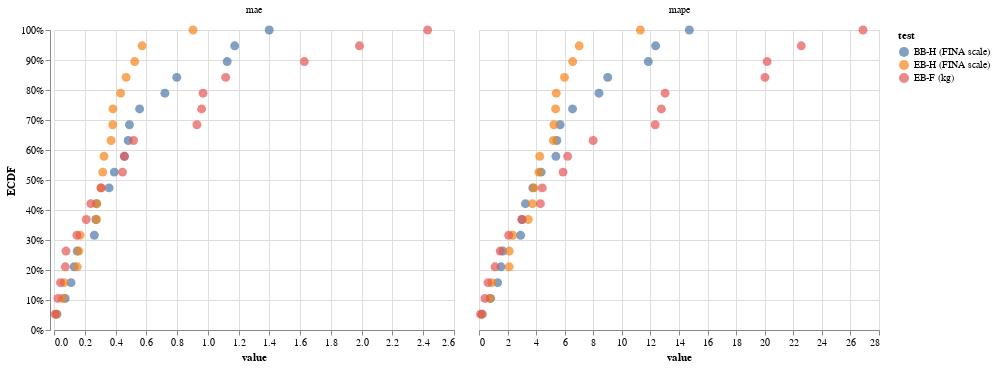

Notebook source saved alongside this figure:
### Code cell
alt.Chart().mark_circle(size=80).encode(
    alt.X("value"),
    alt.Y("ECDF", axis=alt.Axis(format="%")),
    alt.Color("test", sort=test_cols_order),
).facet(data=ecdf, column=alt.Column("variable", title=None)).resolve_scale(
    x="independent"
)

### Figure 1 — Vega-Lite specification as saved in the notebook (floating-point values rounded to 4 significant figures)
{"$schema": "https://vega.github.io/schema/vega-lite/v2.6.0.json", "config": {"view": {"height": 300, "width": 400}}, "data": {"name": "data-7f502b352aeeff3638a6c4c4ee89d2db"}, "datasets": {"data-7f502b352aeeff3638a6c4c4ee89d2db": [{"ECDF": 1, "test": "BB-H (FINA scale)", "value": 1.399, "variable": "mae"}, {"ECDF": 0.3684, "test": "BB-H (FINA scale)", "value": 0.2722, "variable": "mae"}, {"ECDF": 0.1053, "test": "BB-H (FINA scale)", "value": 0.07263, "variable": "mae"}, {"ECDF": 0.9474, "test": "BB-H (FINA scale)", "value": 1.175, "variable": "mae"}, {"ECDF": 0.05263, "test": "BB-H (FINA scale)", "value": 0.01935, "variable": "mae"}, {"ECDF": 0.7368, "test": "BB-H (FINA scale)", "value": 0.5564, "variable": "mae"}, {"ECDF": 0.5789, "test": "BB-H (FINA scale)", "value": 0.4574, "variable": "mae"}, {"ECDF": 0.8947, "test": "BB-H (FINA scale)", "value": 1.126, "variable": "mae"}, {"ECDF": 0.5263, "test": "BB-H (FINA scale)", "value": 0.3917, "variable": "mae"}, {"ECDF": 0.4737, "test": "BB-H (FINA scale)", "value": 0.3579, "variable": "mae"}, {"ECDF": 0.2105, "test": "BB-H (FINA scale)", "value": 0.1307, "variable": "mae"}, {"ECDF": 0.3158, "test": "BB-H (FINA scale)", "value": 0.262, "variable": "mae"}, {"ECDF": 0.2632, "test": "BB-H (FINA scale)", "value": 0.1506, "variable": "mae"}, {"ECDF": 0.4211, "test": "BB-H (FINA scale)", "value": 0.2764, "variable": "mae"}, {"ECDF": 0.7895, "test": "BB-H (FINA scale)", "value": 0.7208, "variable": "mae"}, {"ECDF": 0.8421, "test": "BB-H (FINA scale)", "value": 0.7978, "variable": "mae"}, {"ECDF": 0.6316, "test": "BB-H (FINA scale)", "value": 0.4825, "variable": "mae"}, {"ECDF": 0.6842, "test": "BB-H (FINA scale)", "value": 0.4904, "variable": "mae"}, {"ECDF": 0.1579, "test": "BB-H (FINA scale)", "value": 0.1107, "variable": "mae"}, {"ECDF": 0.5789, "test": "EB-H (FINA scale)", "value": 0.325, "variable": "mae"}, {"ECDF": 0.05263, "test": "EB-H (FINA scale)", "value": 0.01442, "variable": "mae"}, {"ECDF": 0.3684, "test": "EB-H (FINA scale)", "value": 0.2757, "variable": "mae"}, {"ECDF": 0.1053, "test": "EB-H (FINA scale)", "value": 0.05501, "variable": "mae"}, {"ECDF": 1, "test": "EB-H (FINA scale)", "value": 0.9036, "variable": "mae"}, {"ECDF": 0.5263, "test": "EB-H (FINA scale)", "value": 0.3168, "variable": "mae"}, {"ECDF": 0.8947, "test": "EB-H (FINA scale)", "value": 0.5246, "variable": "mae"}, {"ECDF": 0.1579, "test": "EB-H (FINA scale)", "value": 0.06509, "variable": "mae"}, {"ECDF": 0.6316, "test": "EB-H (FINA scale)", "value": 0.3709, "variable": "mae"}, {"ECDF": 0.3158, "test": "EB-H (FINA scale)", "value": 0.1696, "variable": "mae"}, {"ECDF": 0.6842, "test": "EB-H (FINA scale)", "value": 0.3819, "variable": "mae"}, {"ECDF": 0.4211, "test": "EB-H (FINA scale)", "value": 0.2774, "variable": "mae"}, {"ECDF": 0.7895, "test": "EB-H (FINA scale)", "value": 0.4329, "variable": "mae"}, {"ECDF": 0.4737, "test": "EB-H (FINA scale)", "value": 0.3047, "variable": "mae"}, {"ECDF": 0.2105, "test": "EB-H (FINA scale)", "value": 0.1511, "variable": "mae"}, {"ECDF": 0.9474, "test": "EB-H (FINA scale)", "value": 0.5726, "variable": "mae"}, {"ECDF": 0.2632, "test": "EB-H (FINA scale)", "value": 0.1611, "variable": "mae"}, {"ECDF": 0.7368, "test": "EB-H (FINA scale)", "value": 0.3829, "variable": "mae"}, {"ECDF": 0.8421, "test": "EB-H (FINA scale)", "value": 0.4686, "variable": "mae"}, {"ECDF": 0.2105, "test": "EB-F (kg)", "value": 0.07342, "variable": "mae"}, {"ECDF": 1, "test": "EB-F (kg)", "value": 2.429, "variable": "mae"}, {"ECDF": 0.1053, "test": "EB-F (kg)", "value": 0.0256, "variable": "mae"}, {"ECDF": 0.7895, "test": "EB-F (kg)", "value": 0.9687, "variable": "mae"}, {"ECDF": 0.7368, "test": "EB-F (kg)", "value": 0.9592, "variable": "mae"}, {"ECDF": 0.4737, "test": "EB-F (kg)", "value": 0.307, "variable": "mae"}, {"ECDF": 0.9474, "test": "EB-F (kg)", "value": 1.985, "variable": "mae"}, {"ECDF": 0.6842, "test": "EB-F (kg)", "value": 0.929, "variable": "mae"}, {"ECDF": 0.5263, "test": "EB-F (kg)", "value": 0.4454, "variable": "mae"}, {"ECDF": 0.5789, "test": "EB-F (kg)", "value": 0.458, "variable": "mae"}, {"ECDF": 0.05263, "test": "EB-F (kg)", "value": 0.007393, "variable": "mae"}, {"ECDF": 0.3684, "test": "EB-F (kg)", "value": 0.2098, "variable": "mae"}, {"ECDF": 0.8421, "test": "EB-F (kg)", "value": 1.116, "variable": "mae"}, {"ECDF": 0.8947, "test": "EB-F (kg)", "value": 1.627, "variable": "mae"}, {"ECDF": 0.6316, "test": "EB-F (kg)", "value": 0.5171, "variable": "mae"}, {"ECDF": 0.3158, "test": "EB-F (kg)", "value": 0.1489, "variable": "mae"}, {"ECDF": 0.4211, "test": "EB-F (kg)", "value": 0.2393, "variable": "mae"}, {"ECDF": 0.2632, "test": "EB-F (kg)", "value": 0.07785, "variable": "mae"}, {"ECDF": 0.1579, "test": "EB-F (kg)", "value": 0.04232, "variable": "mae"}, {"ECDF": 1, "test": "BB-H (FINA scale)", "value": 14.72, "variable": "mape"}, {"ECDF": 0.3684, "test": "BB-H (FINA scale)", "value": 3.024, "variable": "mape"}, {"ECDF": 0.1053, "test": "BB-H (FINA scale)", "value": 0.807, "variable": "mape"}, {"ECDF": 0.9474, "test": "BB-H (FINA scale)", "value": 12.36, "variable": "mape"}, {"ECDF": 0.05263, "test": "BB-H (FINA scale)", "value": 0.2276, "variable": "mape"}, {"ECDF": 0.7368, "test": "BB-H (FINA scale)", "value": 6.546, "variable": "mape"}, {"ECDF": 0.5789, "test": "BB-H (FINA scale)", "value": 5.382, "variable": "mape"}, {"ECDF": 0.8947, "test": "BB-H (FINA scale)", "value": 11.85, "variable": "mape"}, {"ECDF": 0.5263, "test": "BB-H (FINA scale)", "value": 4.353, "variable": "mape"}, {"ECDF": 0.4737, "test": "BB-H (FINA scale)", "value": 3.768, "variable": "mape"}, {"ECDF": 0.2105, "test": "BB-H (FINA scale)", "value": 1.538, "variable": "mape"}, {"ECDF": 0.3158, "test": "BB-H (FINA scale)", "value": 2.911, "variable": "mape"}, {"ECDF": 0.2632, "test": "BB-H (FINA scale)", "value": 1.673, "variable": "mape"}, {"ECDF": 0.4211, "test": "BB-H (FINA scale)", "value": 3.251, "variable": "mape"}, {"ECDF": 0.8421, "test": "BB-H (FINA scale)", "value": 9.01, "variable": "mape"}, {"ECDF": 0.7895, "test": "BB-H (FINA scale)", "value": 8.398, "variable": "mape"}, {"ECDF": 0.6842, "test": "BB-H (FINA scale)", "value": 5.677, "variable": "mape"}, {"ECDF": 0.6316, "test": "BB-H (FINA scale)", "value": 5.449, "variable": "mape"}, {"ECDF": 0.1579, "test": "BB-H (FINA scale)", "value": 1.302, "variable": "mape"}, {"ECDF": 0.5263, "test": "EB-H (FINA scale)", "value": 4.194, "variable": "mape"}, {"ECDF": 0.05263, "test": "EB-H (FINA scale)", "value": 0.1989, "variable": "mape"}, {"ECDF": 0.3684, "test": "EB-H (FINA scale)", "value": 3.447, "variable": "mape"}, {"ECDF": 0.1053, "test": "EB-H (FINA scale)", "value": 0.7677, "variable": "mape"}, {"ECDF": 1, "test": "EB-H (FINA scale)", "value": 11.29, "variable": "mape"}, {"ECDF": 0.4737, "test": "EB-H (FINA scale)", "value": 3.841, "variable": "mape"}, {"ECDF": 0.8947, "test": "EB-H (FINA scale)", "value": 6.558, "variable": "mape"}, {"ECDF": 0.1579, "test": "EB-H (FINA scale)", "value": 0.8978, "variable": "mape"}, {"ECDF": 0.7368, "test": "EB-H (FINA scale)", "value": 5.362, "variable": "mape"}, {"ECDF": 0.2632, "test": "EB-H (FINA scale)", "value": 2.12, "variable": "mape"}, {"ECDF": 0.6316, "test": "EB-H (FINA scale)", "value": 5.207, "variable": "mape"}, {"ECDF": 0.4211, "test": "EB-H (FINA scale)", "value": 3.741, "variable": "mape"}, {"ECDF": 0.6842, "test": "EB-H (FINA scale)", "value": 5.247, "variable": "mape"}, {"ECDF": 0.5789, "test": "EB-H (FINA scale)", "value": 4.252, "variable": "mape"}, {"ECDF": 0.2105, "test": "EB-H (FINA scale)", "value": 2.109, "variable": "mape"}, {"ECDF": 0.9474, "test": "EB-H (FINA scale)", "value": 7.012, "variable": "mape"}, {"ECDF": 0.3158, "test": "EB-H (FINA scale)", "value": 2.358, "variable": "mape"}, {"ECDF": 0.7895, "test": "EB-H (FINA scale)", "value": 5.406, "variable": "mape"}, {"ECDF": 0.8421, "test": "EB-H (FINA scale)", "value": 5.982, "variable": "mape"}, {"ECDF": 0.2105, "test": "EB-F (kg)", "value": 1.122, "variable": "mape"}, {"ECDF": 1, "test": "EB-F (kg)", "value": 26.88, "variable": "mape"}, {"ECDF": 0.1053, "test": "EB-F (kg)", "value": 0.4188, "variable": "mape"}, {"ECDF": 0.7368, "test": "EB-F (kg)", "value": 12.77, "variable": "mape"}, {"ECDF": 0.7895, "test": "EB-F (kg)", "value": 13.03, "variable": "mape"}, {"ECDF": 0.4737, "test": "EB-F (kg)", "value": 4.429, "variable": "mape"}, {"ECDF": 0.9474, "test": "EB-F (kg)", "value": 22.56, "variable": "mape"}, {"ECDF": 0.6842, "test": "EB-F (kg)", "value": 12.33, "variable": "mape"}, {"ECDF": 0.5789, "test": "EB-F (kg)", "value": 6.204, "variable": "mape"}, {"ECDF": 0.5263, "test": "EB-F (kg)", "value": 5.885, "variable": "mape"}, {"ECDF": 0.05263, "test": "EB-F (kg)", "value": 0.1125, "variable": "mape"}, {"ECDF": 0.3684, "test": "EB-F (kg)", "value": 2.992, "variable": "mape"}, {"ECDF": 0.8421, "test": "EB-F (kg)", "value": 20.02, "variable": "mape"}, {"ECDF": 0.8947, "test": "EB-F (kg)", "value": 20.17, "variable": "mape"}, {"ECDF": 0.6316, "test": "EB-F (kg)", "value": 7.991, "variable": "mape"}, {"ECDF": 0.3158, "test": "EB-F (kg)", "value": 2.078, "variable": "mape"}, {"ECDF": 0.4211, "test": "EB-F (kg)", "value": 4.299, "variable": "mape"}, {"ECDF": 0.2632, "test": "EB-F (kg)", "value": 1.481, "variable": "mape"}, {"ECDF": 0.1579, "test": "EB-F (kg)", "value": 0.6292, "variable": "mape"}]}, "facet": {"column": {"field": "variable", "title": null, "type": "nominal"}}, "resolve": {"scale": {"color": "shared", "x": "independent", "y": "shared"}}, "spec": {"encoding": {"color": {"field": "test", "sort": ["BB-H (FINA scale)", "EB-H (FINA scale)", "EB-F (kg)"], "type": "nominal"}, "x": {"field": "value", "type": "quantitative"}, "y": {"axis": {"format": "%"}, "field": "ECDF", "type": "quantitative"}}, "mark": {"size": 80, "type": "circle"}}}
